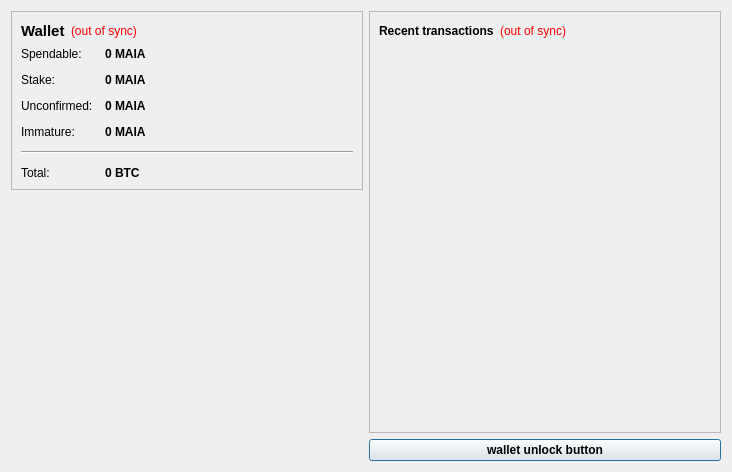
<?xml version="1.0" encoding="UTF-8"?>
<ui version="4.0">
 <class>OverviewPage</class>
 <widget class="QWidget" name="OverviewPage">
  <property name="geometry">
   <rect>
    <x>0</x>
    <y>0</y>
    <width>732</width>
    <height>472</height>
   </rect>
  </property>
  <property name="windowTitle">
   <string>Form</string>
  </property>
  <layout class="QHBoxLayout" name="horizontalLayout" stretch="0,0">
   <item>
    <layout class="QVBoxLayout" name="verticalLayout_2">
     <item>
      <widget class="QFrame" name="frame">
       <property name="frameShape">
        <enum>QFrame::StyledPanel</enum>
       </property>
       <property name="frameShadow">
        <enum>QFrame::Raised</enum>
       </property>
       <layout class="QVBoxLayout" name="verticalLayout_4">
        <item>
         <layout class="QHBoxLayout" name="horizontalLayout_4">
          <item>
           <widget class="QLabel" name="label_5">
            <property name="palette">
             <palette>
              <active>
               <colorrole role="Button">
                <brush brushstyle="SolidPattern">
                 <color alpha="255">
                  <red>255</red>
                  <green>255</green>
                  <blue>255</blue>
                 </color>
                </brush>
               </colorrole>
               <colorrole role="Light">
                <brush brushstyle="SolidPattern">
                 <color alpha="255">
                  <red>255</red>
                  <green>255</green>
                  <blue>255</blue>
                 </color>
                </brush>
               </colorrole>
               <colorrole role="Midlight">
                <brush brushstyle="SolidPattern">
                 <color alpha="255">
                  <red>255</red>
                  <green>255</green>
                  <blue>255</blue>
                 </color>
                </brush>
               </colorrole>
               <colorrole role="Dark">
                <brush brushstyle="SolidPattern">
                 <color alpha="255">
                  <red>127</red>
                  <green>127</green>
                  <blue>127</blue>
                 </color>
                </brush>
               </colorrole>
               <colorrole role="Mid">
                <brush brushstyle="SolidPattern">
                 <color alpha="255">
                  <red>170</red>
                  <green>170</green>
                  <blue>170</blue>
                 </color>
                </brush>
               </colorrole>
               <colorrole role="Text">
                <brush brushstyle="SolidPattern">
                 <color alpha="255">
                  <red>0</red>
                  <green>0</green>
                  <blue>0</blue>
                 </color>
                </brush>
               </colorrole>
               <colorrole role="BrightText">
                <brush brushstyle="SolidPattern">
                 <color alpha="255">
                  <red>255</red>
                  <green>255</green>
                  <blue>255</blue>
                 </color>
                </brush>
               </colorrole>
               <colorrole role="ButtonText">
                <brush brushstyle="SolidPattern">
                 <color alpha="255">
                  <red>0</red>
                  <green>0</green>
                  <blue>0</blue>
                 </color>
                </brush>
               </colorrole>
               <colorrole role="Base">
                <brush brushstyle="SolidPattern">
                 <color alpha="255">
                  <red>255</red>
                  <green>255</green>
                  <blue>255</blue>
                 </color>
                </brush>
               </colorrole>
               <colorrole role="Window">
                <brush brushstyle="SolidPattern">
                 <color alpha="255">
                  <red>255</red>
                  <green>255</green>
                  <blue>255</blue>
                 </color>
                </brush>
               </colorrole>
               <colorrole role="Shadow">
                <brush brushstyle="SolidPattern">
                 <color alpha="255">
                  <red>0</red>
                  <green>0</green>
                  <blue>0</blue>
                 </color>
                </brush>
               </colorrole>
               <colorrole role="AlternateBase">
                <brush brushstyle="SolidPattern">
                 <color alpha="255">
                  <red>255</red>
                  <green>255</green>
                  <blue>255</blue>
                 </color>
                </brush>
               </colorrole>
               <colorrole role="ToolTipBase">
                <brush brushstyle="SolidPattern">
                 <color alpha="255">
                  <red>255</red>
                  <green>255</green>
                  <blue>220</blue>
                 </color>
                </brush>
               </colorrole>
               <colorrole role="ToolTipText">
                <brush brushstyle="SolidPattern">
                 <color alpha="255">
                  <red>0</red>
                  <green>0</green>
                  <blue>0</blue>
                 </color>
                </brush>
               </colorrole>
              </active>
              <inactive>
               <colorrole role="Button">
                <brush brushstyle="SolidPattern">
                 <color alpha="255">
                  <red>255</red>
                  <green>255</green>
                  <blue>255</blue>
                 </color>
                </brush>
               </colorrole>
               <colorrole role="Light">
                <brush brushstyle="SolidPattern">
                 <color alpha="255">
                  <red>255</red>
                  <green>255</green>
                  <blue>255</blue>
                 </color>
                </brush>
               </colorrole>
               <colorrole role="Midlight">
                <brush brushstyle="SolidPattern">
                 <color alpha="255">
                  <red>255</red>
                  <green>255</green>
                  <blue>255</blue>
                 </color>
                </brush>
               </colorrole>
               <colorrole role="Dark">
                <brush brushstyle="SolidPattern">
                 <color alpha="255">
                  <red>127</red>
                  <green>127</green>
                  <blue>127</blue>
                 </color>
                </brush>
               </colorrole>
               <colorrole role="Mid">
                <brush brushstyle="SolidPattern">
                 <color alpha="255">
                  <red>170</red>
                  <green>170</green>
                  <blue>170</blue>
                 </color>
                </brush>
               </colorrole>
               <colorrole role="Text">
                <brush brushstyle="SolidPattern">
                 <color alpha="255">
                  <red>0</red>
                  <green>0</green>
                  <blue>0</blue>
                 </color>
                </brush>
               </colorrole>
               <colorrole role="BrightText">
                <brush brushstyle="SolidPattern">
                 <color alpha="255">
                  <red>255</red>
                  <green>255</green>
                  <blue>255</blue>
                 </color>
                </brush>
               </colorrole>
               <colorrole role="ButtonText">
                <brush brushstyle="SolidPattern">
                 <color alpha="255">
                  <red>0</red>
                  <green>0</green>
                  <blue>0</blue>
                 </color>
                </brush>
               </colorrole>
               <colorrole role="Base">
                <brush brushstyle="SolidPattern">
                 <color alpha="255">
                  <red>255</red>
                  <green>255</green>
                  <blue>255</blue>
                 </color>
                </brush>
               </colorrole>
               <colorrole role="Window">
                <brush brushstyle="SolidPattern">
                 <color alpha="255">
                  <red>255</red>
                  <green>255</green>
                  <blue>255</blue>
                 </color>
                </brush>
               </colorrole>
               <colorrole role="Shadow">
                <brush brushstyle="SolidPattern">
                 <color alpha="255">
                  <red>0</red>
                  <green>0</green>
                  <blue>0</blue>
                 </color>
                </brush>
               </colorrole>
               <colorrole role="AlternateBase">
                <brush brushstyle="SolidPattern">
                 <color alpha="255">
                  <red>255</red>
                  <green>255</green>
                  <blue>255</blue>
                 </color>
                </brush>
               </colorrole>
               <colorrole role="ToolTipBase">
                <brush brushstyle="SolidPattern">
                 <color alpha="255">
                  <red>255</red>
                  <green>255</green>
                  <blue>220</blue>
                 </color>
                </brush>
               </colorrole>
               <colorrole role="ToolTipText">
                <brush brushstyle="SolidPattern">
                 <color alpha="255">
                  <red>0</red>
                  <green>0</green>
                  <blue>0</blue>
                 </color>
                </brush>
               </colorrole>
              </inactive>
              <disabled>
               <colorrole role="Button">
                <brush brushstyle="SolidPattern">
                 <color alpha="255">
                  <red>255</red>
                  <green>255</green>
                  <blue>255</blue>
                 </color>
                </brush>
               </colorrole>
               <colorrole role="Light">
                <brush brushstyle="SolidPattern">
                 <color alpha="255">
                  <red>255</red>
                  <green>255</green>
                  <blue>255</blue>
                 </color>
                </brush>
               </colorrole>
               <colorrole role="Midlight">
                <brush brushstyle="SolidPattern">
                 <color alpha="255">
                  <red>255</red>
                  <green>255</green>
                  <blue>255</blue>
                 </color>
                </brush>
               </colorrole>
               <colorrole role="Dark">
                <brush brushstyle="SolidPattern">
                 <color alpha="255">
                  <red>127</red>
                  <green>127</green>
                  <blue>127</blue>
                 </color>
                </brush>
               </colorrole>
               <colorrole role="Mid">
                <brush brushstyle="SolidPattern">
                 <color alpha="255">
                  <red>170</red>
                  <green>170</green>
                  <blue>170</blue>
                 </color>
                </brush>
               </colorrole>
               <colorrole role="Text">
                <brush brushstyle="SolidPattern">
                 <color alpha="255">
                  <red>127</red>
                  <green>127</green>
                  <blue>127</blue>
                 </color>
                </brush>
               </colorrole>
               <colorrole role="BrightText">
                <brush brushstyle="SolidPattern">
                 <color alpha="255">
                  <red>255</red>
                  <green>255</green>
                  <blue>255</blue>
                 </color>
                </brush>
               </colorrole>
               <colorrole role="ButtonText">
                <brush brushstyle="SolidPattern">
                 <color alpha="255">
                  <red>127</red>
                  <green>127</green>
                  <blue>127</blue>
                 </color>
                </brush>
               </colorrole>
               <colorrole role="Base">
                <brush brushstyle="SolidPattern">
                 <color alpha="255">
                  <red>255</red>
                  <green>255</green>
                  <blue>255</blue>
                 </color>
                </brush>
               </colorrole>
               <colorrole role="Window">
                <brush brushstyle="SolidPattern">
                 <color alpha="255">
                  <red>255</red>
                  <green>255</green>
                  <blue>255</blue>
                 </color>
                </brush>
               </colorrole>
               <colorrole role="Shadow">
                <brush brushstyle="SolidPattern">
                 <color alpha="255">
                  <red>0</red>
                  <green>0</green>
                  <blue>0</blue>
                 </color>
                </brush>
               </colorrole>
               <colorrole role="AlternateBase">
                <brush brushstyle="SolidPattern">
                 <color alpha="255">
                  <red>255</red>
                  <green>255</green>
                  <blue>255</blue>
                 </color>
                </brush>
               </colorrole>
               <colorrole role="ToolTipBase">
                <brush brushstyle="SolidPattern">
                 <color alpha="255">
                  <red>255</red>
                  <green>255</green>
                  <blue>220</blue>
                 </color>
                </brush>
               </colorrole>
               <colorrole role="ToolTipText">
                <brush brushstyle="SolidPattern">
                 <color alpha="255">
                  <red>0</red>
                  <green>0</green>
                  <blue>0</blue>
                 </color>
                </brush>
               </colorrole>
              </disabled>
             </palette>
            </property>
            <property name="font">
             <font>
              <pointsize>11</pointsize>
              <weight>75</weight>
              <bold>true</bold>
             </font>
            </property>
            <property name="text">
             <string>Wallet</string>
            </property>
           </widget>
          </item>
          <item>
           <widget class="QLabel" name="labelWalletStatus">
            <property name="toolTip">
             <string>The displayed information may be out of date. Your wallet automatically synchronizes with the GryfenCoin network after a connection is established, but this process has not completed yet.</string>
            </property>
            <property name="styleSheet">
             <string notr="true">QLabel { color: red; }</string>
            </property>
            <property name="text">
             <string notr="true">(out of sync)</string>
            </property>
            <property name="alignment">
             <set>Qt::AlignLeading|Qt::AlignLeft|Qt::AlignVCenter</set>
            </property>
           </widget>
          </item>
          <item>
           <spacer name="horizontalSpacer_2">
            <property name="orientation">
             <enum>Qt::Horizontal</enum>
            </property>
            <property name="sizeHint" stdset="0">
             <size>
              <width>40</width>
              <height>20</height>
             </size>
            </property>
           </spacer>
          </item>
         </layout>
        </item>
        <item>
         <layout class="QFormLayout" name="formLayout_2">
          <property name="fieldGrowthPolicy">
           <enum>QFormLayout::AllNonFixedFieldsGrow</enum>
          </property>
          <property name="horizontalSpacing">
           <number>12</number>
          </property>
          <property name="verticalSpacing">
           <number>12</number>
          </property>
          <item row="0" column="0">
           <widget class="QLabel" name="label">
            <property name="text">
             <string>Spendable:</string>
            </property>
           </widget>
          </item>
          <item row="0" column="1">
           <widget class="QLabel" name="labelBalance">
            <property name="font">
             <font>
              <weight>75</weight>
              <bold>true</bold>
             </font>
            </property>
            <property name="cursor">
             <cursorShape>IBeamCursor</cursorShape>
            </property>
            <property name="toolTip">
             <string>Your current spendable balance</string>
            </property>
            <property name="text">
             <string notr="true">0 MAIA</string>
            </property>
            <property name="textInteractionFlags">
             <set>Qt::LinksAccessibleByMouse|Qt::TextSelectableByKeyboard|Qt::TextSelectableByMouse</set>
            </property>
           </widget>
          </item>
          <item row="1" column="0">
           <widget class="QLabel" name="label_6">
            <property name="text">
             <string>Stake:</string>
            </property>
           </widget>
          </item>
          <item row="1" column="1">
           <widget class="QLabel" name="labelStake">
            <property name="font">
             <font>
              <weight>75</weight>
              <bold>true</bold>
             </font>
            </property>
            <property name="cursor">
             <cursorShape>IBeamCursor</cursorShape>
            </property>
            <property name="toolTip">
             <string>Total of coins that was staked, and do not yet count toward the current balance</string>
            </property>
            <property name="text">
             <string notr="true">0 MAIA</string>
            </property>
            <property name="textInteractionFlags">
             <set>Qt::LinksAccessibleByMouse|Qt::TextSelectableByKeyboard|Qt::TextSelectableByMouse</set>
            </property>
           </widget>
          </item>
          <item row="2" column="0">
           <widget class="QLabel" name="label_3">
            <property name="text">
             <string>Unconfirmed:</string>
            </property>
           </widget>
          </item>
          <item row="2" column="1">
           <widget class="QLabel" name="labelUnconfirmed">
            <property name="font">
             <font>
              <weight>75</weight>
              <bold>true</bold>
             </font>
            </property>
            <property name="cursor">
             <cursorShape>IBeamCursor</cursorShape>
            </property>
            <property name="toolTip">
             <string>Total of transactions that have yet to be confirmed, and do not yet count toward the current balance</string>
            </property>
            <property name="text">
             <string notr="true">0 MAIA</string>
            </property>
            <property name="textInteractionFlags">
             <set>Qt::LinksAccessibleByMouse|Qt::TextSelectableByKeyboard|Qt::TextSelectableByMouse</set>
            </property>
           </widget>
          </item>
          <item row="3" column="0">
           <widget class="QLabel" name="labelImmatureText">
            <property name="text">
             <string>Immature:</string>
            </property>
           </widget>
          </item>
          <item row="3" column="1">
           <widget class="QLabel" name="labelImmature">
            <property name="font">
             <font>
              <weight>75</weight>
              <bold>true</bold>
             </font>
            </property>
            <property name="toolTip">
             <string>Mined balance that has not yet matured</string>
            </property>
            <property name="text">
             <string notr="true">0 MAIA</string>
            </property>
            <property name="textInteractionFlags">
             <set>Qt::LinksAccessibleByMouse|Qt::TextSelectableByKeyboard|Qt::TextSelectableByMouse</set>
            </property>
           </widget>
          </item>
          <item row="4" column="0" colspan="2">
           <widget class="Line" name="line">
            <property name="orientation">
             <enum>Qt::Horizontal</enum>
            </property>
           </widget>
          </item>
          <item row="5" column="0">
           <widget class="QLabel" name="labelTotalText">
            <property name="text">
             <string>Total:</string>
            </property>
           </widget>
          </item>
          <item row="5" column="1">
           <widget class="QLabel" name="labelTotal">
            <property name="font">
             <font>
              <weight>75</weight>
              <bold>true</bold>
             </font>
            </property>
            <property name="cursor">
             <cursorShape>IBeamCursor</cursorShape>
            </property>
            <property name="toolTip">
             <string>Your current total balance</string>
            </property>
            <property name="text">
             <string notr="true">0 BTC</string>
            </property>
            <property name="textInteractionFlags">
             <set>Qt::LinksAccessibleByMouse|Qt::TextSelectableByKeyboard|Qt::TextSelectableByMouse</set>
            </property>
           </widget>
          </item>
         </layout>
        </item>
       </layout>
      </widget>
     </item>
     <item>
      <spacer name="verticalSpacer_4">
       <property name="orientation">
        <enum>Qt::Vertical</enum>
       </property>
       <property name="sizeHint" stdset="0">
        <size>
         <width>20</width>
         <height>40</height>
        </size>
       </property>
      </spacer>
     </item>
     <item>
      <spacer name="verticalSpacer">
       <property name="orientation">
        <enum>Qt::Vertical</enum>
       </property>
       <property name="sizeHint" stdset="0">
        <size>
         <width>20</width>
         <height>40</height>
        </size>
       </property>
      </spacer>
     </item>
    </layout>
   </item>
   <item>
    <layout class="QVBoxLayout" name="verticalLayout_3">
     <item>
      <widget class="QFrame" name="frame_2">
       <property name="frameShape">
        <enum>QFrame::StyledPanel</enum>
       </property>
       <property name="frameShadow">
        <enum>QFrame::Raised</enum>
       </property>
       <layout class="QVBoxLayout" name="verticalLayout">
        <item>
         <layout class="QHBoxLayout" name="horizontalLayout_2">
          <item>
           <widget class="QLabel" name="label_4">
            <property name="text">
             <string>&lt;b&gt;Recent transactions&lt;/b&gt;</string>
            </property>
           </widget>
          </item>
          <item>
           <widget class="QLabel" name="labelTransactionsStatus">
            <property name="toolTip">
             <string>The displayed information may be out of date. Your wallet automatically synchronizes with the GryfenCoin network after a connection is established, but this process has not completed yet.</string>
            </property>
            <property name="styleSheet">
             <string notr="true">QLabel { color: red; }</string>
            </property>
            <property name="text">
             <string notr="true">(out of sync)</string>
            </property>
            <property name="alignment">
             <set>Qt::AlignRight|Qt::AlignTrailing|Qt::AlignVCenter</set>
            </property>
           </widget>
          </item>
          <item>
           <spacer name="horizontalSpacer">
            <property name="orientation">
             <enum>Qt::Horizontal</enum>
            </property>
            <property name="sizeHint" stdset="0">
             <size>
              <width>40</width>
              <height>20</height>
             </size>
            </property>
           </spacer>
          </item>
         </layout>
        </item>
        <item>
         <widget class="QListView" name="listTransactions">
          <property name="styleSheet">
           <string notr="true">QListView { background: transparent; }</string>
          </property>
          <property name="frameShape">
           <enum>QFrame::NoFrame</enum>
          </property>
          <property name="verticalScrollBarPolicy">
           <enum>Qt::ScrollBarAlwaysOff</enum>
          </property>
          <property name="horizontalScrollBarPolicy">
           <enum>Qt::ScrollBarAlwaysOff</enum>
          </property>
          <property name="selectionMode">
           <enum>QAbstractItemView::NoSelection</enum>
          </property>
         </widget>
        </item>
       </layout>
      </widget>
     </item>
     <item>
      <widget class="QPushButton" name="unlockWalletButton">
       <property name="sizePolicy">
        <sizepolicy hsizetype="Minimum" vsizetype="Fixed">
         <horstretch>0</horstretch>
         <verstretch>0</verstretch>
        </sizepolicy>
       </property>
       <property name="maximumSize">
        <size>
         <width>16777214</width>
         <height>16777214</height>
        </size>
       </property>
       <property name="font">
        <font>
         <weight>75</weight>
         <bold>true</bold>
        </font>
       </property>
       <property name="toolTip">
        <string/>
       </property>
       <property name="text">
        <string>wallet unlock button</string>
       </property>
       <property name="checkable">
        <bool>false</bool>
       </property>
       <property name="autoDefault">
        <bool>false</bool>
       </property>
       <property name="default">
        <bool>true</bool>
       </property>
       <property name="flat">
        <bool>false</bool>
       </property>
      </widget>
     </item>
    </layout>
   </item>
  </layout>
 </widget>
 <resources/>
 <connections/>
</ui>
